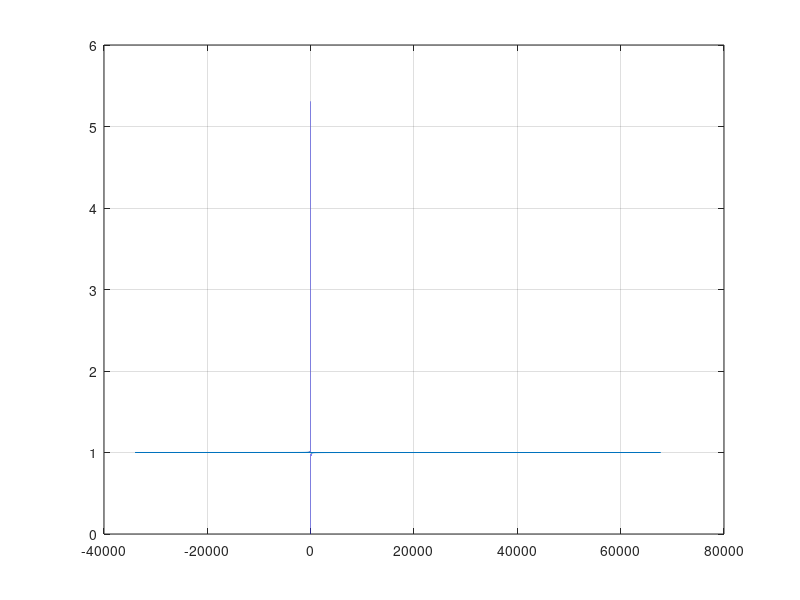
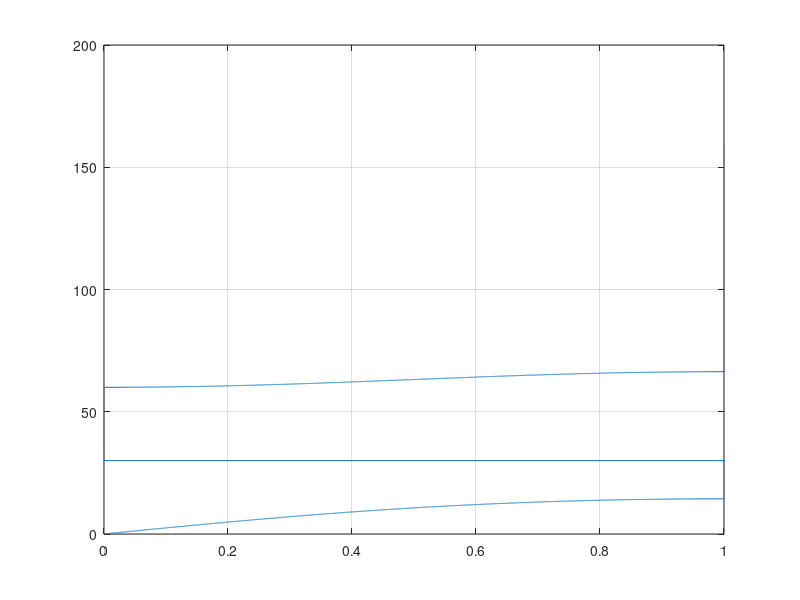
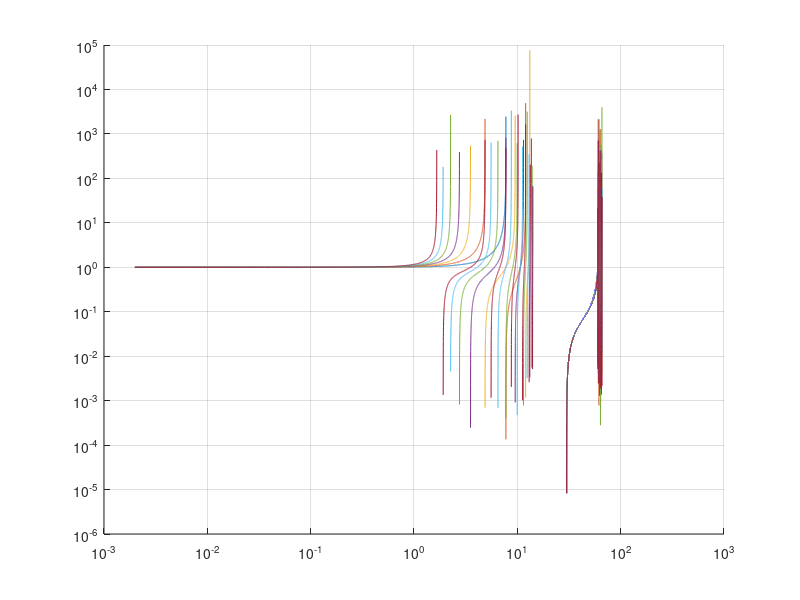
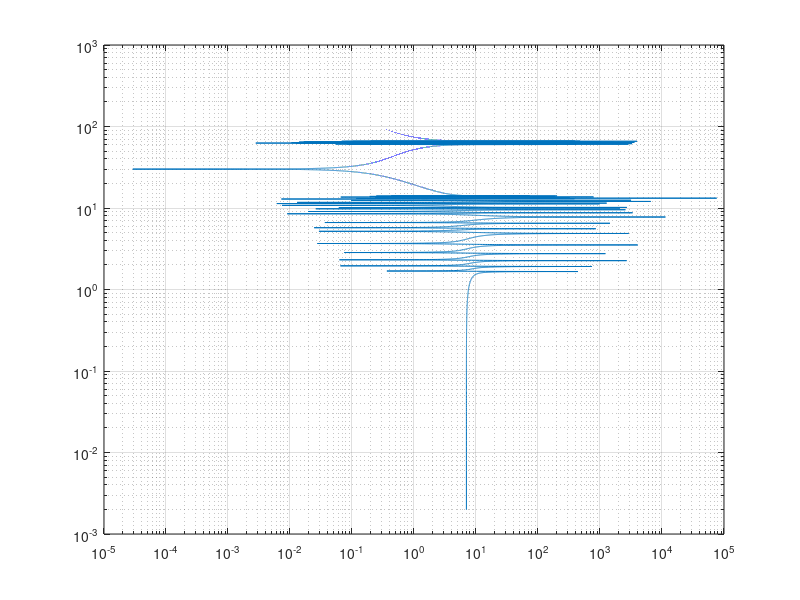

These figures' MATLAB source, in order:
m1=0.1; 
m2=0.3;
k1=1000;
k2=1.0659e4;
w0=sqrt(k2/m2);

% effective mass
theta=m2/m1;
w2=sqrt(k2/m2);

w=linspace(0,1000,80000);
A=w;
B=w2;
C=A./B;

meff=m1+(m2*w2^2)./(w2^2-A.^2);

figure
plot(meff/m1,C)
grid
% axis([-20 20 0 3])

qL=2*asin(sqrt((meff)/(4*k1).*A.^2));

figure
plot(real(qL)/pi,A/(2*pi))
grid
% axis([0 1 0 12])
% omega=(1/B^2)*sqrt((2*k1)./((meff)).*(1-cos(qL)));
% 
% figure
% plot(qL,abs(omega),qL,imag(omega),qL,real(omega))
% grid
% axis([0 pi 0 3])

% syms wL qL %m1 m2 k1 k2
% f1= @(qL,wL) 0.03*wL^4 - (m1+m2)*k2 + 2*m2*k1*(1-cos(qL))*wL^2 + 2*k1*k2*(1-cos(qL));
% % sol = solve(eqn)
% % solw=solve(eqn,wL)
% % a=linspace(0,pi,10000);
% figure
% fimplicit(f,[0 pi 0 3.5])
% xlabel('wavenumber, qL') % x-axis label
% ylabel('frequency, w') % y-axis label
% grid
% omega=sqrt(((4*k1)/m1))*sin(qL/2);
% Q1=-(10000*cos(a) - (50*(360000*cos(a).^2 - 717600.*cos(a) + 8940012/25).^(1/2))/3 - 10000);
% Q2=-(10000*cos(a) + (50*(360000*cos(a).^2 - 717600.*cos(a) + 8940012/25).^(1/2))/3 - 10000);
% 
% figure
% plot(a,(Q1/50),a,(Q2/50))
% grid
% % axis([0 pi 0 3])
% 
%% Transmittance

% T10=(k1)./(k1-meff.*A.^2);
% figure
% loglog(A,T10)
% grid
% hold on
% T9=(k1)./(k1*(2-T10)-meff.*A.^2);
% loglog(A,T9)
% T8=(k1)./(k1*(2-T9)-meff.*A.^2);
% loglog(A,T8)
figure
hold on
grid
B=A/(2*pi);
T7=(k1)./(k1*(1)-meff.*A.^2);
loglog(B,T7)
T6=(k1)./(k1*(2-T7)-meff.*A.^2);
loglog(B,T6)
T5=(k1)./(k1*(2-T6)-meff.*A.^2);
loglog(B,T5)
T4=(k1)./(k1*(2-T5)-meff.*A.^2);
loglog(B,T4)
T3=(k1)./(k1*(2-T4)-meff.*A.^2);
loglog(B,T3)
T2=(k1)./(k1*(2-T3)-meff.*A.^2);
loglog(B,T2)
T1=(k1)./(k1*(2-T2)-meff.*A.^2);
loglog(B,T1)
figure
Tall=T7+T6+T5+T4+T3+T2+T1;
loglog(abs(Tall),B)
grid